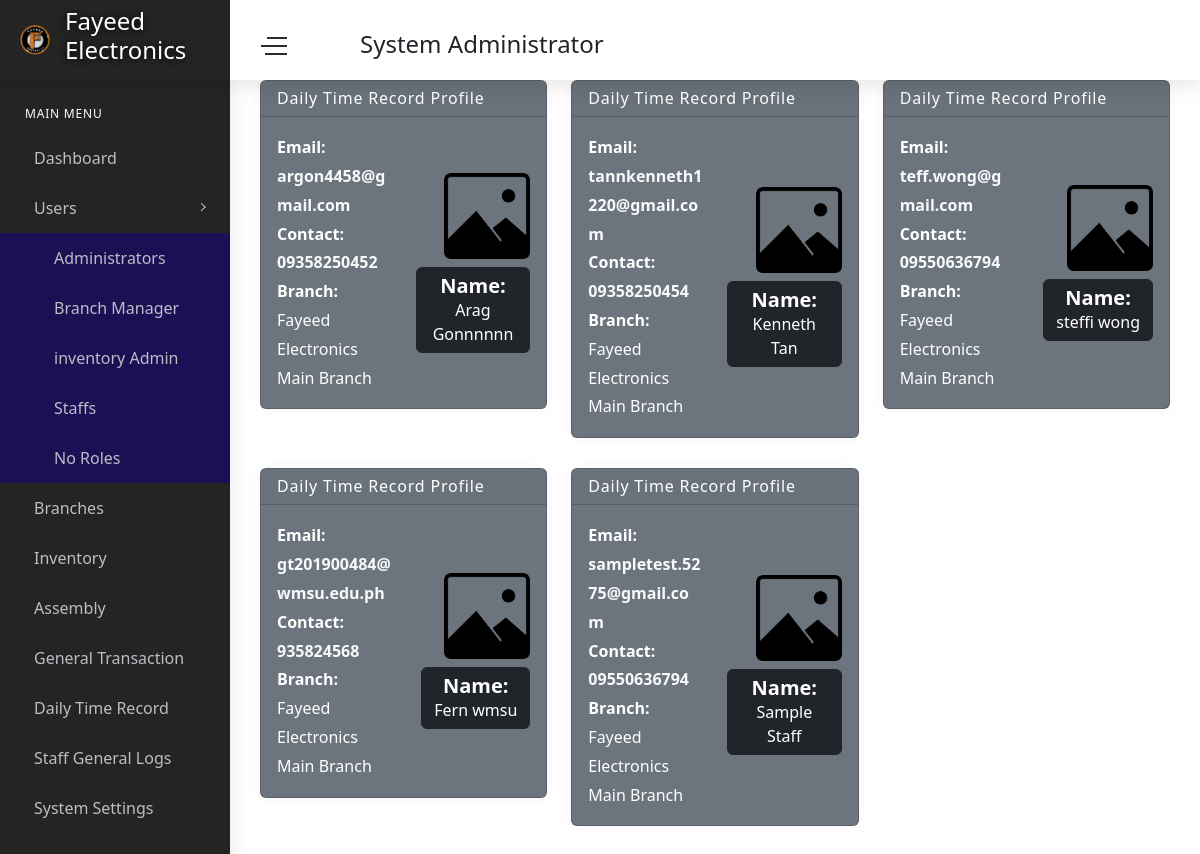
The app's page /admin/dtr.php (signed in) with its own data.
### tables this page shows
CREATE TABLE `settings` (
  `SettingsId` int(11) NOT NULL,
  `System_Name` varchar(255) NOT NULL,
  `System_Email` varchar(255) NOT NULL,
  `System_number` varchar(255) NOT NULL,
  `Smtp_email` varchar(255) NOT NULL,
  `Smatp_password` varchar(255) NOT NULL,
  `Smtp_Provider` varchar(255) NOT NULL,
  `Smtp_port` varchar(25) NOT NULL,
  `System_link` varchar(100) NOT NULL,
  `product_control` int(11) NOT NULL,
  `latetimein_morning` varchar(30) NOT NULL,
  `latetimein_afternoon` varchar(30) NOT NULL
);

CREATE TABLE `users` (
  `usersID` int(11) NOT NULL,
  `username` varchar(100) DEFAULT NULL,
  `profile` varchar(255) DEFAULT 'user.png',
  `cover_photo` varchar(255) DEFAULT 'fayeedcover.png',
  `usersFirstName` varchar(50) NOT NULL,
  `usersLastName` varchar(50) NOT NULL,
  `age` int(11) DEFAULT NULL,
  `Address` varchar(100) NOT NULL,
  `CellNumber` varchar(20) DEFAULT NULL,
  `email` varchar(100) NOT NULL,
  `password` varchar(225) DEFAULT NULL,
  `code` int(11) NOT NULL,
  `status` text NOT NULL,
  `roles` int(1) DEFAULT 2
);

### admin/dtr.php (the view, shortened to what this page needs)
<?php include 'head.php'?>
<body>
    <div id="main-wrapper">
        <div class="nav-header">
            <a href="index.html" class="brand-logo">
                <img class="logo-abbr" src="../images/site/fayeed.png" alt="">
                <h4 class="brand-title"><?php echo $settings['System_Name']?></h4>
            </a>
            <div class="nav-control">
                <div class="hamburger">
                    <span class="line"></span><span class="line"></span><span class="line"></span>
                </div>
            </div>
        </div>
        <?php include 'header.php'; include 'sidebar.php'?>
        <div class="content-body">
            <div class="container-fluid">
                <div class="row">
                    <?php while( $dtr = mysqli_fetch_array($attengg)){ ?>
                        <div class="col-xl-4 col-xxl-6 col-lg-6 col-sm-6">
                            <div class="card text-white bg-secondary">
                                <div class="card-header">
                                    <h5 class="card-title text-white">Daily Time Record Profile</h5>
                                </div>
                                <div class="card-body mb-0">
                                    <div class="row align-items-center">
                                        <div class="col-md-6">
                                            <p class="card-text">
                                                <strong>Email:</strong> <a class="text-light font-weight-bold" href="mailto:<?php echo $dtr['email']?>"><?php echo $dtr['email']?></a><br>
                                                <strong>Contact:</strong> <a class="text-light font-weight-bold" href="tel:<?php echo $dtr['CellNumber']?>"><?php echo $dtr['CellNumber']?></a><br>
                                                <strong>Branch:</strong> <?php echo $dtr['Branch_Name']?>
                                            </p>
                                        </div>
                                        <div class="col-md-6">
                                            <?php if($dtrpic = mysqli_fetch_array($ckatt)) { ?>
                                                <img src="../images/attendance/<?php echo $dtrpic['enrtypic'] ?>" alt="Attendance Image" class="img-fluid img-thumbnail rounded float-md-right w-75 h-25 pb-2">
                                            <?php } else { ?>
                                                <img src="../images/attendance/default-image.png" alt="Default Image" class="img-fluid rounded float-md-right w-75 h-25 pb-2">
                                            <?php } ?>
                                            <a href="dtr-target.php?dtr=<?php echo $dtr['usersID']?>" class="btn btn-dark btn-card float-md-right">
                                                <h5 class="font-weight-bold mb-0">Name:</h5> <?php echo $dtr['usersFirstName']." ".$dtr['usersLastName']?>
                                            </a>
                                        </div>
                                    </div>
                                </div>
                            </div>
                        </div>
                    <?php }?>
                </div>
            </div>
        </div>
    </div>
</body>
</html>

### admin/header.php (shortened to what this page needs)
<div class="header">
            <div class="header-content">
                <nav class="navbar navbar-expand">
                    <div class="collapse navbar-collapse justify-content-between">
                        <div class="header-left">
                        <div class="search_bar dropdown mt-3">
                                    <h4><?php echo $title?></h4>
                            </div>
                        </div>
                        <ul class="navbar-nav header-right">
                            <li class="nav-item dropdown notification_dropdown">
                                <a class="nav-link" href="#" role="button" data-toggle="dropdown">
                                </a>
                            </li>
                            <li class="nav-item dropdown header-profile">
                                <a class="nav-link" href="#" role="button" data-toggle="dropdown">
                                </a>
                            </li>
                        </ul>
                    </div>
                </nav>
            </div>
        </div>

### records on screen
settings: System_Name "Fayeed Electronics"
users: roles "System Administrator"
users: email "argon4458@gmail.com", CellNumber "09358250452", Branch_Name "Fayeed Electronics Main Branch", usersFirstName "Arag", usersLastName "Gonnnnnn"
users: email "tannkenneth1220@gmail.com", CellNumber "09358250454", Branch_Name "Fayeed Electronics Main Branch", usersFirstName "Kenneth", usersLastName "Tan"
users: email "teff.wong@gmail.com", CellNumber "09550636794", Branch_Name "Fayeed Electronics Main Branch", usersFirstName "steffi", usersLastName "wong"
users: email "gt201900484@wmsu.edu.ph", CellNumber "935824568", Branch_Name "Fayeed Electronics Main Branch", usersFirstName "Fern", usersLastName "wmsu"
users: email "sampletest.5275@gmail.com", CellNumber "09550636794", Branch_Name "Fayeed Electronics Main Branch", usersFirstName "Sample", usersLastName "Staff"
